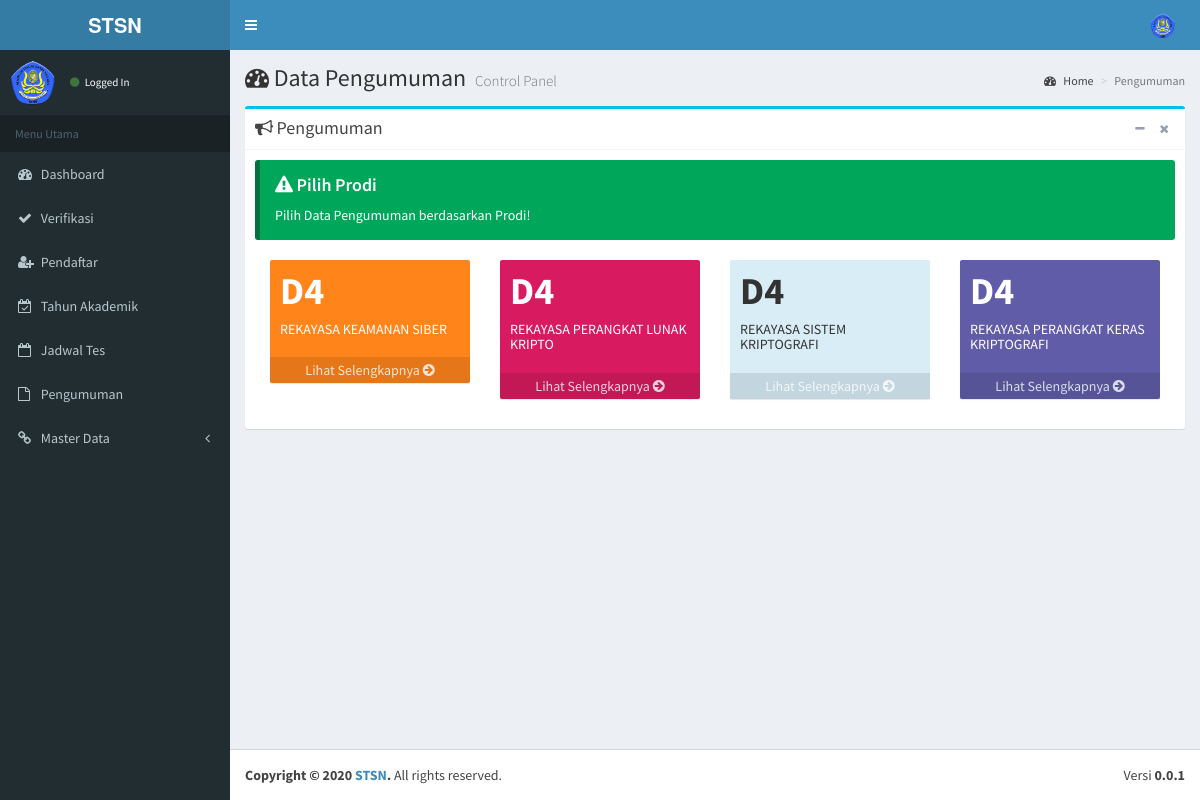
/index.php/administrator/pengumuman, run on the app's committed database.
### tables this page shows
CREATE TABLE `prodi` (
  `kode_prodi` varchar(10) NOT NULL,
  `nama_prodi` varchar(40) NOT NULL,
  `kuota` int(3) NOT NULL,
  `created_at` datetime NOT NULL,
  `jenjang_id` int(11) NOT NULL
);

CREATE TABLE `jenjang` (
  `kode_jenjang` int(11) NOT NULL,
  `jenjang` varchar(5) NOT NULL,
  `created_at` datetime NOT NULL
);

### application/controllers/administrator/Pengumuman.php (called while the page is built, shortened)
<?php if ( ! defined('BASEPATH')) exit('No direct script access allowed');
class Pengumuman extends CI_Controller {
	public function index()
	{
		$d['prodi']=$this->model_app->get_prodi();
		$d['content']=$this->load->view('admin/pengumuman/view', $d, TRUE);
		$this->load->view('admin/home', $d);
	}
}

### index.php (called while the page is built, shortened)
<?php
require_once BASEPATH.'core/CodeIgniter.php';

### application/models/Model_app.php (called while the page is built, shortened)
<?php if ( ! defined('BASEPATH')) exit('No direct script access allowed');
class Model_app extends CI_Model {
	public function get_prodi()
	{
		$this->db->select('*');
		$this->db->from('prodi');
		$this->db->join('jenjang', 'jenjang.kode_jenjang = prodi.jenjang_id');
		$query = $this->db->get();
        if ($query) {
        	return $query->result();
        }else{
        	return false;
        }
	}
}

### application/views/admin/pengumuman/view.php (the view, shortened to what this page needs)
<?php $color=array('bg-teal','bg-info','bg-red','bg-success','bg-maroon','bg-navy','bg-purple','bg-orange');
 ?>
    <section class="content-header">
      <h1><i class="fa fa-dashboard"></i>
        Data Pengumuman
        <small>Control Panel</small>
      </h1>
      <ol class="breadcrumb">
        <li><a href="<?=base_url('administrator/main') ?>"><i class="fa fa-dashboard"></i> Home</a></li>
        <li class="active">Pengumuman</li>
      </ol>
    </section>
    <section class="content">
      <div class="row">
        <div class="col-md-12">
          <div class="box box-info">
            <div class="box-header with-border">
              <h3 class="box-title"><i class="fa fa-bullhorn"></i> Pengumuman</h3>
              <div class="box-tools pull-right">
                <button type="button" class="btn btn-box-tool" data-widget="collapse"><i class="fa fa-minus"></i>
                </button>
                <button type="button" class="btn btn-box-tool" data-widget="remove"><i class="fa fa-times"></i></button>
              </div>
            </div>
            <div class="box-body">
              <div class="callout callout-success">
                <h4><i class="fa fa-warning"></i> Pilih Prodi</h4>
                <p>Pilih Data Pengumuman berdasarkan Prodi!</p>
              </div>
              <?php foreach ($prodi as $value): ?>
                  <div class="col-md-3">
                  <div class="small-box <?php  echo $color[array_rand($color)]; ?>">
                    <div class="inner">
                      <h3><?=$value->jenjang ?></h3>
                      <h5><?=$value->nama_prodi ?></h5>
                    </div>
                    <a href="<?=base_url('administrator/pengumuman/prodi/'.$value->kode_prodi.'') ?>" class="small-box-footer">Lihat Selengkapnya <i class="fa fa-arrow-circle-right"></i></a>
                  </div>
                </div>
              <?php endforeach ?>
            </div>
          </div>
        </div>
      </div>
    </section>

### data on the page
prodi: jenjang.jenjang "D4", nama_prodi "REKAYASA KEAMANAN SIBER"
prodi: jenjang.jenjang "D4", nama_prodi "REKAYASA PERANGKAT LUNAK KRIPTO"
prodi: jenjang.jenjang "D4", nama_prodi "REKAYASA SISTEM KRIPTOGRAFI"
prodi: jenjang.jenjang "D4", nama_prodi "REKAYASA PERANGKAT KERAS KRIPTOGRAFI"
